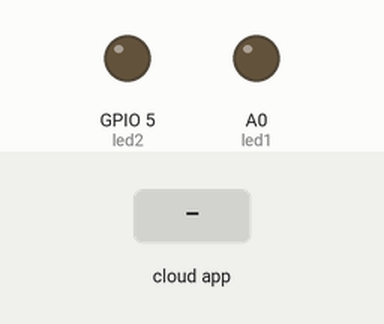
Recording of a sketch running on a simulated ESP8266 (NodeMCU). Shown: output pins drawn as LEDs (lit = HIGH). The inputs (shaded band) are chosen by the test bench. WiFi joins after 1.5 s; servers stay silent unless stated; the Firebase database answers and starts empty; what the sketch prints to the serial monitor is not drawn.

Above: at 2.7 s.
2.8 s: the phone or cloud app sets c1 to 1
At 4.3 s:
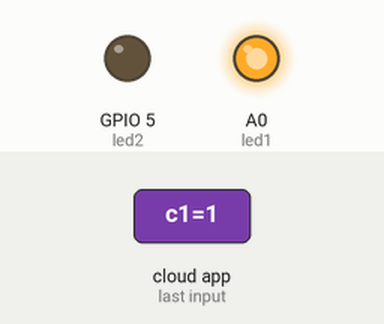
5.4 s: the phone or cloud app sets c2 to 1
At 7.0 s:
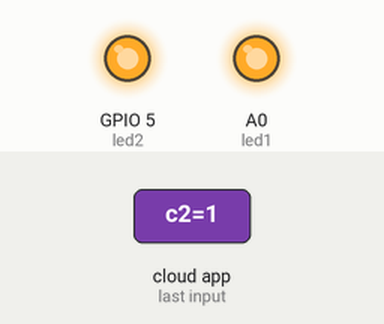
8.0 s: the phone or cloud app sets c1 to 0
At 9.1 s:
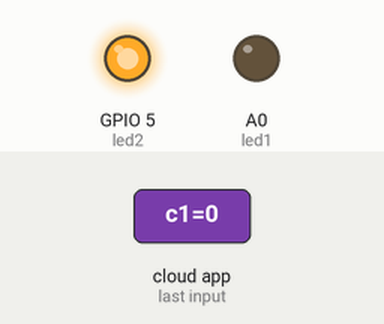
14.3 s: the phone or cloud app sets c2 to 0
At 17.1 s:
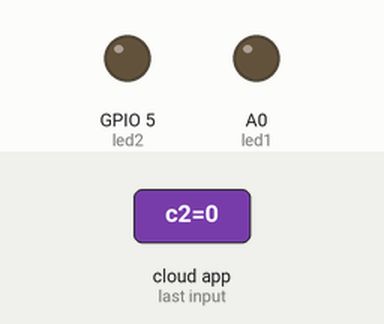
Timing chart, 0 to 18.6 s (numbered marks = the images above; inputs shaded):
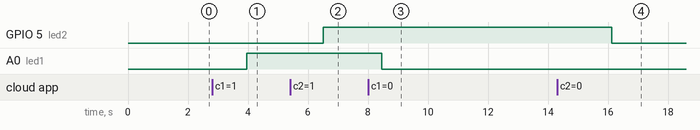

The sketch:

Basic_32.ino
```cpp
#if defined(ESP32)
#include <WiFi.h>
#include <FirebaseESP32.h>
#elif defined(ESP8266)
#include <ESP8266WiFi.h>
#include <FirebaseESP8266.h>
#endif

//1. Firebase veritabanı adresini, Token bilgisini ve ağ adresi bilgileri.
#define FIREBASE_HOST "espevren2-default-rtdb.firebaseio.com"
#define FIREBASE_AUTH "MfXEuyR4XvGNRjwUEIaxFGJDIIlQv0p38hwlOgSa"

#define WIFI_SSID "DESKTOP-5KOI0HL 9768"
#define WIFI_PASSWORD "D7209+o1"

FirebaseData veritabanim;
#define led1 17 //5
#define led2 5
#define led3 18
#define led4 1
#define led5 19
int UPDATE_INTERVAL_SECS = 0; // x * 60 (dk cinsinden)
int c;
   String erisim;
void setup() {
  // put your setup code here, to run once:
Serial.begin(9600);

  // connect to wifi.
  WiFi.begin(WIFI_SSID, WIFI_PASSWORD);
  Serial.print("connecting");
  while (WiFi.status() != WL_CONNECTED) {
    Serial.print(".");
    delay(500);
  }
  Serial.println();
  Serial.print("connected: ");
  Serial.println(WiFi.localIP());
   // Firebase bağlantısı başlatılıyor
  // Ağ bağlantısı kesilirse tekrar bağlanmasına izin veriyoruz
  Firebase.reconnectWiFi(true);
  Firebase.begin(FIREBASE_HOST, FIREBASE_AUTH);

   pinMode(led1,OUTPUT);
 pinMode(led2,OUTPUT);
}

void loop() {

  if(Firebase.getInt(veritabanim, "c1")) //Alınacak veri tipine göre getInt, getBool, getFloat, getDouble, getString olarak kullanılabilir.
  {
    //bağlantı başarılı ve veri geliyor ise
    Serial.print("String tipinde veri alımı başarılı, veri = ");
    Serial.println(veritabanim.stringData());
    if (veritabanim.intData()==1){
      digitalWrite(led1,HIGH);
    //  Serial.print("Led Yandi");
      delay(200);
    }
    else {

      digitalWrite(led1,LOW);
     // Serial.print("Led Söndü");
        delay(300);
      }


  }else{
    //hata varsa hata mesajı ve nedeni yazdırılıyor

    Serial.print("Str verisi çekilemedi, ");
    Serial.println(veritabanim.errorReason());
  }


  if(Firebase.getInt(veritabanim, "c2")) //Alınacak veri tipine göre getInt, getBool, getFloat, getDouble, getString olarak kullanılabilir.
  {
    //bağlantı başarılı ve veri geliyor ise
    Serial.print("int tipinde veri alımı başarılı, veri = ");
    Serial.println(veritabanim.intData());
    if (veritabanim.intData()==1){
      digitalWrite(led2,HIGH);
       // Serial.print("Led Yand ");
          delay(300);

    }
    else {

      digitalWrite(led2,LOW);
     // Serial.print("Led Söndü  ");
        delay(200);
      }


  }else{
    //hata varsa hata mesajı ve nedeni yazdırılıyor

    Serial.print("int verisi çekilemedi, ");
    Serial.println(veritabanim.errorReason());
  }


  if(Firebase.getInt(veritabanim, "c3")) //Alınacak veri tipine göre getInt, getBool, getFloat, getDouble, getString olarak kullanılabilir.
  {
    //bağlantı başarılı ve veri geliyor ise
    Serial.print("int tipinde veri alımı başarılı, veri = ");
    Serial.println(veritabanim.intData());
    if (veritabanim.intData()==1){
      digitalWrite(led3,HIGH);
        Serial.print("Led Yandi-3");
          delay(300);

    }
    else {

      digitalWrite(led3,LOW);
      Serial.print("Led Söndü-3");
        delay(200);
      }


  }else{
    //hata varsa hata mesajı ve nedeni yazdırılıyor

    Serial.print("int verisi çekilemedi, ");
    Serial.println(veritabanim.errorReason());
  }


    if(Firebase.getInt(veritabanim, "c4")) //Alınacak veri tipine göre getInt, getBool, getFloat, getDouble, getString olarak kullanılabilir.
  {
    //bağlantı başarılı ve veri geliyor ise
    Serial.print("int tipinde veri alımı başarılı, veri = ");
    Serial.println(veritabanim.intData());
    if (veritabanim.intData()==1){
      digitalWrite(led4,HIGH);
       //Serial.print("Led Yand ");
          delay(300);

    }
    else {

      digitalWrite(led4,LOW);
     // Serial.print("Led Söndü  ");
        delay(200);
      }


  }else{
    //hata varsa hata mesajı ve nedeni yazdırılıyor

    Serial.print("int verisi çekilemedi, ");
    Serial.println(veritabanim.errorReason());
  }


  if(Firebase.getInt(veritabanim, "c5")) //Alınacak veri tipine göre getInt, getBool, getFloat, getDouble, getString olarak kullanılabilir.
  {
    //bağlantı başarılı ve veri geliyor ise
    Serial.print("int tipinde veri alımı başarılı, veri = ");
    Serial.println(veritabanim.intData());
    if (veritabanim.intData()==1){
      digitalWrite(led5,HIGH);
     //   Serial.print("Led Yand ");
          delay(300);

    }
    else {

      digitalWrite(led5,LOW);
    //  Serial.print("Led Söndü  ");
        delay(200);
      }


  }else{
    //hata varsa hata mesajı ve nedeni yazdırılıyor

    Serial.print("int verisi çekilemedi, ");
    Serial.println(veritabanim.errorReason());
  }

if(Firebase.getString(veritabanim, "Erişim Tarih cihaz 1", erisim)){ //Alınacak veri tipine göre getInt, getBool, getFloat, getDouble, getString olarak kullanılabilir.

    //bağlantı başarılı ve veri geliyor ise
    Serial.print("String tipinde veri alımı başarılı, veri = ");
    Serial.print(erisim);


}
if(Firebase.setString(veritabanim, "erscihaz2", erisim))
{
    //bağlantı başarılı ve veri geliyor ise
     Serial.println("String tipinde veri gönderimi başarılı");

  }else{
  //hata varsa hata mesajı ve nedeni yazdırılıyor

   Serial.print("String tipindeki veri gönderilemedi, ");
   Serial.println(veritabanim.errorReason());
  }


////////////////////////////////////////////////////////////////////////////////////
// firebase veritabanına veri göndermek için Firebase.setInt komutu kullanılabilir.
String a = "300";

//cihaz id yi a değşkeninin içine yazınız
if(Firebase.setString(veritabanim, "cihaz1", a))
{
    //bağlantı başarılı ve veri geliyor ise
     Serial.println("String tipinde veri gönderimi başarılı");

  }else{
  //hata varsa hata mesajı ve nedeni yazdırılıyor

   Serial.print("String tipindeki veri gönderilemedi, ");
   Serial.println(veritabanim.errorReason());
  }


}
```

Measured:
- after the input at 2.8 s, A0 (led1): LOW → HIGH after 1.2 s
- after the input at 5.4 s, GPIO 5 (led2): LOW → HIGH after 1.1 s
- after the input at 8.0 s, A0 (led1): HIGH → LOW after 0.46 s
- after the input at 14.3 s, GPIO 5 (led2): HIGH → LOW after 1.8 s
